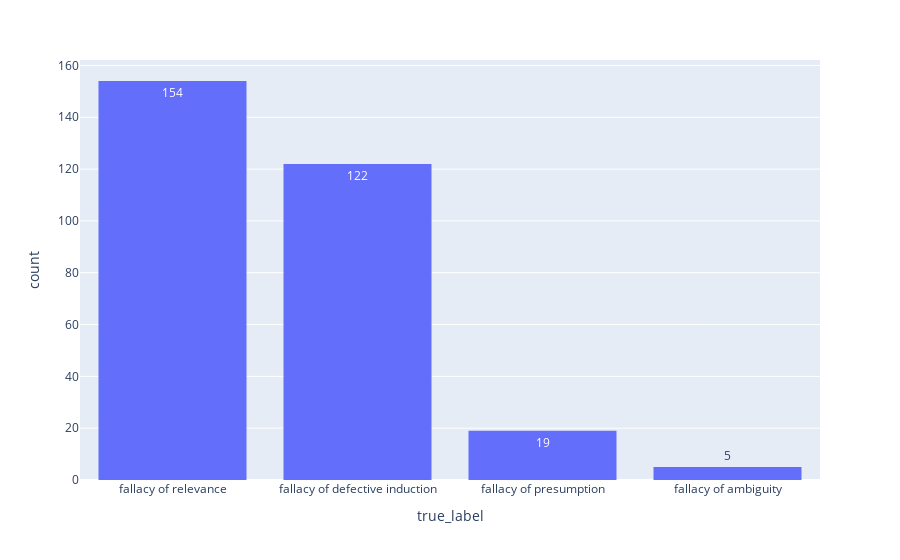

The notebook cell this image was saved under:
### Code cell
px.histogram(dataframe, x="true_label", text_auto=True)

### Figure 1 — Plotly figure (JSON) as saved in the notebook; plotly's stock layout.template omitted (floating-point values rounded to 4 significant figures; data arrays with more than 128 entries replaced by an {"elided": "..."} marker saying what was removed)
{"data": [{"alignmentgroup": "True", "bingroup": "x", "hovertemplate": "true_label=%{x}<br>count=%{y}<extra></extra>", "legendgroup": "", "marker": {"color": "#636efa", "pattern": {"shape": ""}}, "name": "", "offsetgroup": "", "orientation": "v", "showlegend": false, "texttemplate": "%{value}", "type": "histogram", "x": {"elided": "300 str values"}, "xaxis": "x", "yaxis": "y"}], "layout": {"barmode": "relative", "legend": {"tracegroupgap": 0}, "margin": {"t": 60}, "xaxis": {"anchor": "y", "domain": [0, 1], "title": {"text": "true_label"}}, "yaxis": {"anchor": "x", "domain": [0, 1], "title": {"text": "count"}}}}
